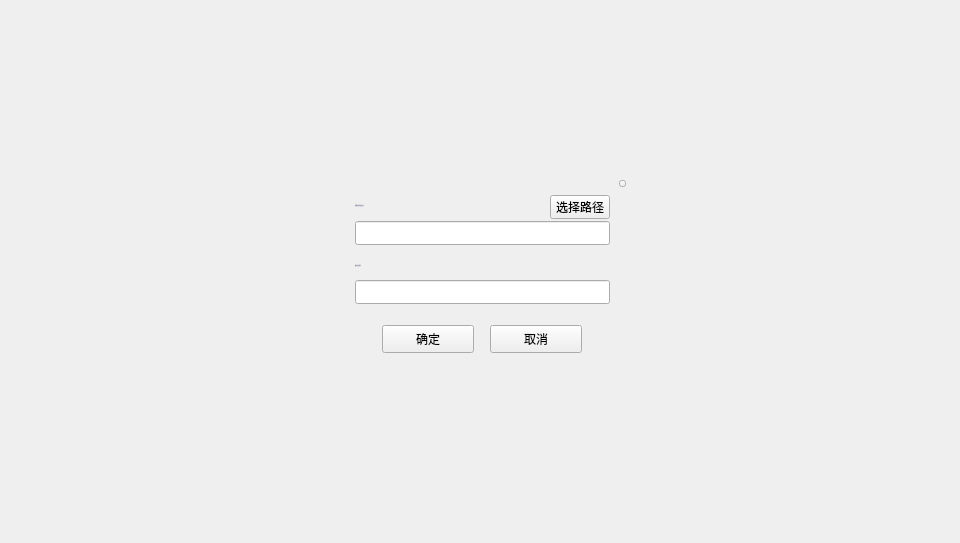
<?xml version="1.0" encoding="UTF-8"?>
<ui version="4.0">
 <class>SelectColdKeyFileDialog</class>
 <widget class="QDialog" name="SelectColdKeyFileDialog">
  <property name="geometry">
   <rect>
    <x>0</x>
    <y>0</y>
    <width>960</width>
    <height>543</height>
   </rect>
  </property>
  <property name="windowTitle">
   <string>Dialog</string>
  </property>
  <widget class="QWidget" name="widget" native="true">
   <property name="geometry">
    <rect>
     <x>0</x>
     <y>0</y>
     <width>960</width>
     <height>543</height>
    </rect>
   </property>
   <widget class="QWidget" name="containerWidget" native="true">
    <property name="geometry">
     <rect>
      <x>330</x>
      <y>175</y>
      <width>300</width>
      <height>193</height>
     </rect>
    </property>
    <widget class="QLineEdit" name="pkFileLineEdit">
     <property name="geometry">
      <rect>
       <x>25</x>
       <y>46</y>
       <width>255</width>
       <height>24</height>
      </rect>
     </property>
     <property name="font">
      <font>
       <family>微软雅黑</family>
       <pointsize>10</pointsize>
      </font>
     </property>
     <property name="contextMenuPolicy">
      <enum>Qt::DefaultContextMenu</enum>
     </property>
     <property name="styleSheet">
      <string notr="true"/>
     </property>
     <property name="text">
      <string/>
     </property>
     <property name="readOnly">
      <bool>false</bool>
     </property>
    </widget>
    <widget class="QLineEdit" name="pwdLineEdit">
     <property name="geometry">
      <rect>
       <x>25</x>
       <y>105</y>
       <width>255</width>
       <height>24</height>
      </rect>
     </property>
     <property name="font">
      <font>
       <family>微软雅黑</family>
       <pointsize>10</pointsize>
      </font>
     </property>
     <property name="contextMenuPolicy">
      <enum>Qt::DefaultContextMenu</enum>
     </property>
     <property name="styleSheet">
      <string notr="true"/>
     </property>
     <property name="text">
      <string/>
     </property>
     <property name="readOnly">
      <bool>false</bool>
     </property>
    </widget>
    <widget class="QToolButton" name="closeBtn">
     <property name="geometry">
      <rect>
       <x>289</x>
       <y>5</y>
       <width>7</width>
       <height>7</height>
      </rect>
     </property>
     <property name="cursor">
      <cursorShape>PointingHandCursor</cursorShape>
     </property>
     <property name="focusPolicy">
      <enum>Qt::NoFocus</enum>
     </property>
     <property name="styleSheet">
      <string notr="true"/>
     </property>
     <property name="text">
      <string/>
     </property>
    </widget>
    <widget class="QToolButton" name="pathBtn">
     <property name="geometry">
      <rect>
       <x>220</x>
       <y>20</y>
       <width>60</width>
       <height>24</height>
      </rect>
     </property>
     <property name="font">
      <font>
       <family>微软雅黑</family>
       <weight>50</weight>
       <italic>false</italic>
       <bold>false</bold>
      </font>
     </property>
     <property name="cursor">
      <cursorShape>PointingHandCursor</cursorShape>
     </property>
     <property name="focusPolicy">
      <enum>Qt::NoFocus</enum>
     </property>
     <property name="styleSheet">
      <string notr="true"/>
     </property>
     <property name="text">
      <string>选择路径</string>
     </property>
    </widget>
    <widget class="QLabel" name="label">
     <property name="geometry">
      <rect>
       <x>25</x>
       <y>20</y>
       <width>180</width>
       <height>21</height>
      </rect>
     </property>
     <property name="font">
      <font>
       <family>微软雅黑</family>
       <pointsize>-1</pointsize>
       <weight>50</weight>
       <italic>false</italic>
       <bold>false</bold>
      </font>
     </property>
     <property name="styleSheet">
      <string notr="true">color: rgb(137, 129, 161);
font: 11px &quot;微软雅黑&quot;;</string>
     </property>
     <property name="text">
      <string>选择冷钱包私钥文件</string>
     </property>
     <property name="wordWrap">
      <bool>true</bool>
     </property>
    </widget>
    <widget class="QToolButton" name="okBtn">
     <property name="geometry">
      <rect>
       <x>52</x>
       <y>150</y>
       <width>92</width>
       <height>28</height>
      </rect>
     </property>
     <property name="font">
      <font>
       <family>微软雅黑</family>
      </font>
     </property>
     <property name="cursor">
      <cursorShape>PointingHandCursor</cursorShape>
     </property>
     <property name="styleSheet">
      <string notr="true"/>
     </property>
     <property name="text">
      <string>确定</string>
     </property>
    </widget>
    <widget class="QToolButton" name="cancelBtn">
     <property name="geometry">
      <rect>
       <x>160</x>
       <y>150</y>
       <width>92</width>
       <height>28</height>
      </rect>
     </property>
     <property name="cursor">
      <cursorShape>PointingHandCursor</cursorShape>
     </property>
     <property name="styleSheet">
      <string notr="true"/>
     </property>
     <property name="text">
      <string>取消</string>
     </property>
    </widget>
    <widget class="QLabel" name="label_2">
     <property name="geometry">
      <rect>
       <x>25</x>
       <y>80</y>
       <width>180</width>
       <height>21</height>
      </rect>
     </property>
     <property name="font">
      <font>
       <family>微软雅黑</family>
       <pointsize>-1</pointsize>
       <weight>50</weight>
       <italic>false</italic>
       <bold>false</bold>
      </font>
     </property>
     <property name="styleSheet">
      <string notr="true">color: rgb(137, 129, 161);
font: 11px &quot;微软雅黑&quot;;</string>
     </property>
     <property name="text">
      <string>私钥文件密码</string>
     </property>
     <property name="wordWrap">
      <bool>true</bool>
     </property>
    </widget>
   </widget>
  </widget>
 </widget>
 <resources/>
 <connections/>
</ui>
